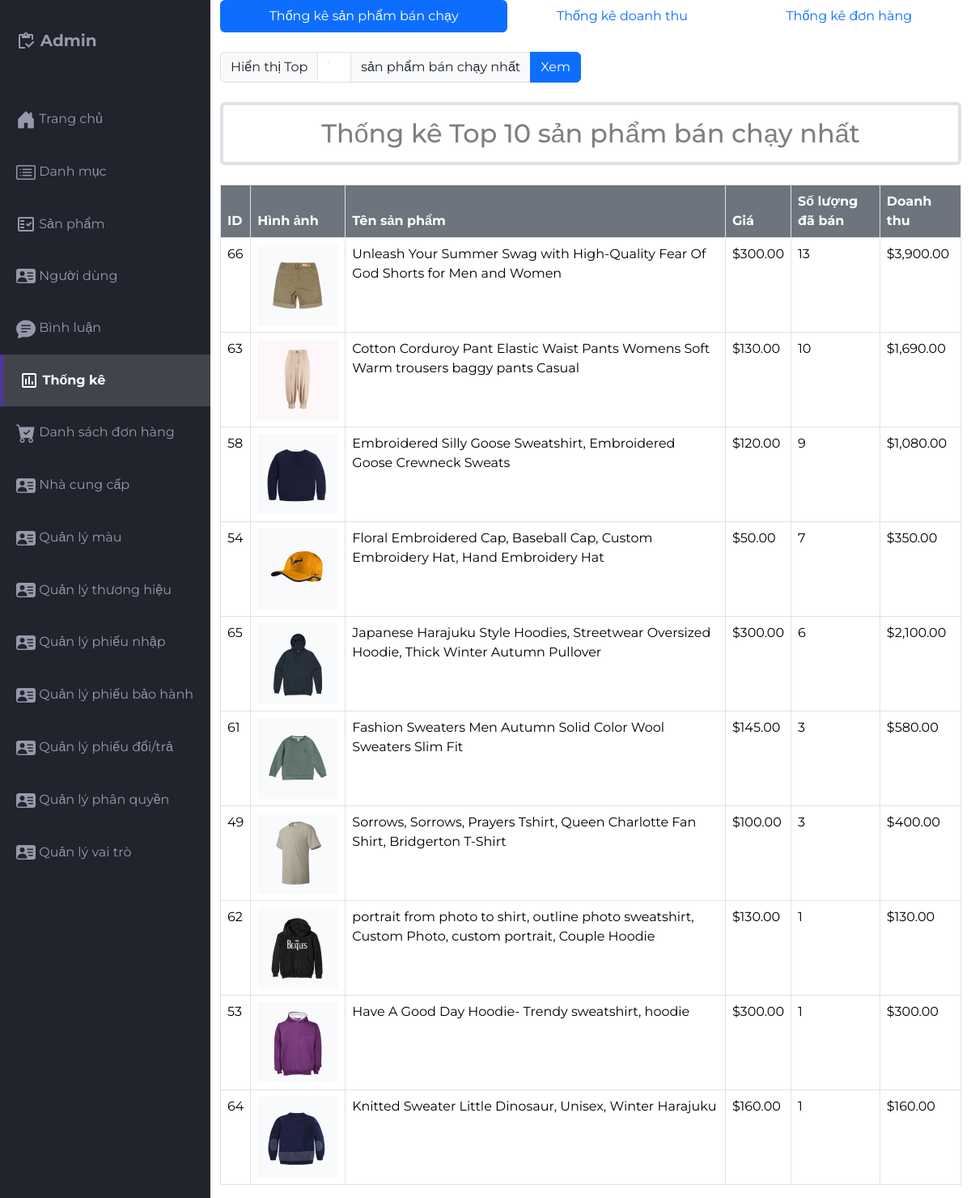
The app's page /src/Admin/indexadmin.php?act=thongke_sanpham (signed in) with its own data.
### tables this page shows
CREATE TABLE `products` (
  `pro_id` int(10) NOT NULL,
  `pro_name` varchar(255) NOT NULL,
  `pro_img` varchar(255) NOT NULL,
  `pro_price` float NOT NULL,
  `pro_desc` text NOT NULL,
  `pro_brand` varchar(55) NOT NULL,
  `pro_stock` int(11) NOT NULL,
  `cate_id` int(10) NOT NULL,
  `ncc_id` int(10) NOT NULL DEFAULT 1 COMMENT 'ID nhà cung cấp',
  `trangthai` int(1) NOT NULL,
  `pro_viewer` int(11) NOT NULL
);

### src/app/model/connectdb.php (called while the page is built, shortened)
<?php
function get_connect()
{
    try {
        $conn = new PDO("mysql:host=localhost;dbname=da1;charset=utf8", "root", "");
        $conn->setAttribute(PDO::ATTR_ERRMODE, PDO::ERRMODE_EXCEPTION);
        return $conn;
    } catch (Exception $e) {
        echo 'Kết nối thất bại: ' . $e->getMessage();
        return null;
    }
}
function pdo_queryall($sql)
{
    $thamso = array_slice(func_get_args(), 1);
    $conn = get_connect();
    try {
        $exe = $conn->prepare($sql);
        $exe->execute($thamso);
        return $exe->fetchAll(PDO::FETCH_ASSOC);
    } catch (Exception $e) {
        echo 'Thao tác thất bại: ' . $e->getMessage();
    } finally {
        unset($conn);
    }
}

### src/app/model/thongke.php (called while the page is built, shortened)
<?php
function thongke_sanpham_banchay($limit = 10, $bao_gom_da_huy = false)
{
    $where_huy = $bao_gom_da_huy ? "" : "WHERE `order`.order_trangthai != 'Đã hủy'";
    $sql = "SELECT
                products.pro_id,
                products.pro_name,
                products.pro_img,
                products.pro_price,
                COUNT(order_chitiet.pro_id) as so_luong_ban,
                SUM(order_chitiet.total_price) as doanh_thu
            FROM
                order_chitiet
            JOIN
                products ON products.pro_id = order_chitiet.pro_id
            JOIN
                `order` ON `order`.order_id = order_chitiet.order_id
            $where_huy
            GROUP BY
                products.pro_id, products.pro_name, products.pro_img, products.pro_price
            ORDER BY
                so_luong_ban DESC
            LIMIT $limit";
    return pdo_queryall($sql);
}

### src/Admin/Thongke/thongke_sanpham.php (the view)
<div class="container">
    <div class="row mb-4">
        <div class="col-md-12">
            <ul class="nav nav-pills nav-fill">
                <li class="nav-item">
                    <a class="nav-link active bg-primary" href="indexadmin.php?act=thongke_sanpham">Thống kê sản phẩm
                        bán chạy</a>
                </li>
                <li class="nav-item">
                    <a class="nav-link" href="indexadmin.php?act=thongke_doanhthu">Thống kê doanh thu</a>
                </li>
                <li class="nav-item">
                    <a class="nav-link" href="indexadmin.php?act=thongke_donhang">Thống kê đơn hàng</a>
                </li>
            </ul>
        </div>
    </div>
    <div class="row mb-4">
        <div class="col-md-6">
            <form action="indexadmin.php?act=thongke_sanpham" method="POST" class="d-flex">
                <div class="input-group">
                    <span class="input-group-text">Hiển thị Top</span>
                    <input type="number" class="form-control" name="top_limit" value="<?= $top_limit ?>" min="1"
                        max="100">
                    <span class="input-group-text">sản phẩm bán chạy nhất</span>
                    <button type="submit" class="btn btn-primary">Xem</button>
                </div>
            </form>
        </div>
    </div>
    <h2 class="border border-4 mb-4 text-black-50 p-3 text-center rounded">Thống kê Top <?= $top_limit ?> sản phẩm bán
        chạy nhất</h2>
    <div class="table-responsive">
        <table class="table table-bordered">
            <thead>
                <tr>
                    <th class="text-bg-secondary">ID</th>
                    <th class="text-bg-secondary">Hình ảnh</th>
                    <th class="text-bg-secondary">Tên sản phẩm</th>
                    <th class="text-bg-secondary">Giá</th>
                    <th class="text-bg-secondary">Số lượng đã bán</th>
                    <th class="text-bg-secondary">Doanh thu</th>
                </tr>
            </thead>
            <tbody>
                <?php
                foreach ($sp_banchay as $sp) {
                    extract($sp);
                ?>
                <tr>
                    <td><?= $pro_id ?></td>
                    <td><img src="./sanpham/img/<?= $pro_img ?>" width="100" height="100" alt="<?= $pro_name ?>"></td>
                    <td><?= $pro_name ?></td>
                    <td>$<?= number_format($pro_price, 2) ?></td>
                    <td><?= $so_luong_ban ?></td>
                    <td>$<?= number_format($doanh_thu, 2) ?></td>
                </tr>
                <?php } ?>
            </tbody>
        </table>
    </div>
</div>

### src/Admin/css/styles.css (style rules this page uses)
body { margin: 0; padding: 0; box-sizing: border-box; background-color: #e6e8ed; color: #666666; font-family: "Montserrat", sans-serif; }

### records on screen
products: pro_id "66", pro_img (picture), pro_name "Unleash Your Summer Swag with High-Quality Fear Of God Shorts for Men and Women", pro_price "300.00", so_luong_ban "13", doanh_thu "3,900.00"
products: pro_id "63", pro_img (picture), pro_name "Cotton Corduroy Pant Elastic Waist Pants Womens Soft Warm trousers baggy pants Casual", pro_price "130.00", so_luong_ban "10", doanh_thu "1,690.00"
products: pro_id "58", pro_img (picture), pro_name "Embroidered Silly Goose Sweatshirt, Embroidered Goose Crewneck Sweats", pro_price "120.00", so_luong_ban "9", doanh_thu "1,080.00"
products: pro_id "54", pro_img (picture), pro_name "Floral Embroidered Cap, Baseball Cap, Custom Embroidery Hat, Hand Embroidery Hat", pro_price "50.00", so_luong_ban "7", doanh_thu "350.00"
products: pro_id "65", pro_img (picture), pro_name "Japanese Harajuku Style Hoodies, Streetwear Oversized Hoodie, Thick Winter Autumn Pullover", pro_price "300.00", so_luong_ban "6", doanh_thu "2,100.00"
products: pro_id "61", pro_img (picture), pro_name "Fashion Sweaters Men Autumn Solid Color Wool Sweaters Slim Fit", pro_price "145.00", so_luong_ban "3", doanh_thu "580.00"
products: pro_id "49", pro_img (picture), pro_name "Sorrows, Sorrows, Prayers Tshirt, Queen Charlotte Fan Shirt, Bridgerton T-Shirt", pro_price "100.00", so_luong_ban "3", doanh_thu "400.00"
products: pro_id "62", pro_img (picture), pro_name "portrait from photo to shirt, outline photo sweatshirt, Custom Photo, custom portrait, Couple Hoodie", pro_price "130.00", so_luong_ban "1", doanh_thu "130.00"
products: pro_id "53", pro_img (picture), pro_name "Have A Good Day Hoodie- Trendy sweatshirt, hoodie", pro_price "300.00", so_luong_ban "1", doanh_thu "300.00"
products: pro_id "64", pro_img (picture), pro_name "Knitted Sweater Little Dinosaur, Unisex, Winter Harajuku", pro_price "160.00", so_luong_ban "1", doanh_thu "160.00"

### other values on screen
$top_limit "10"
